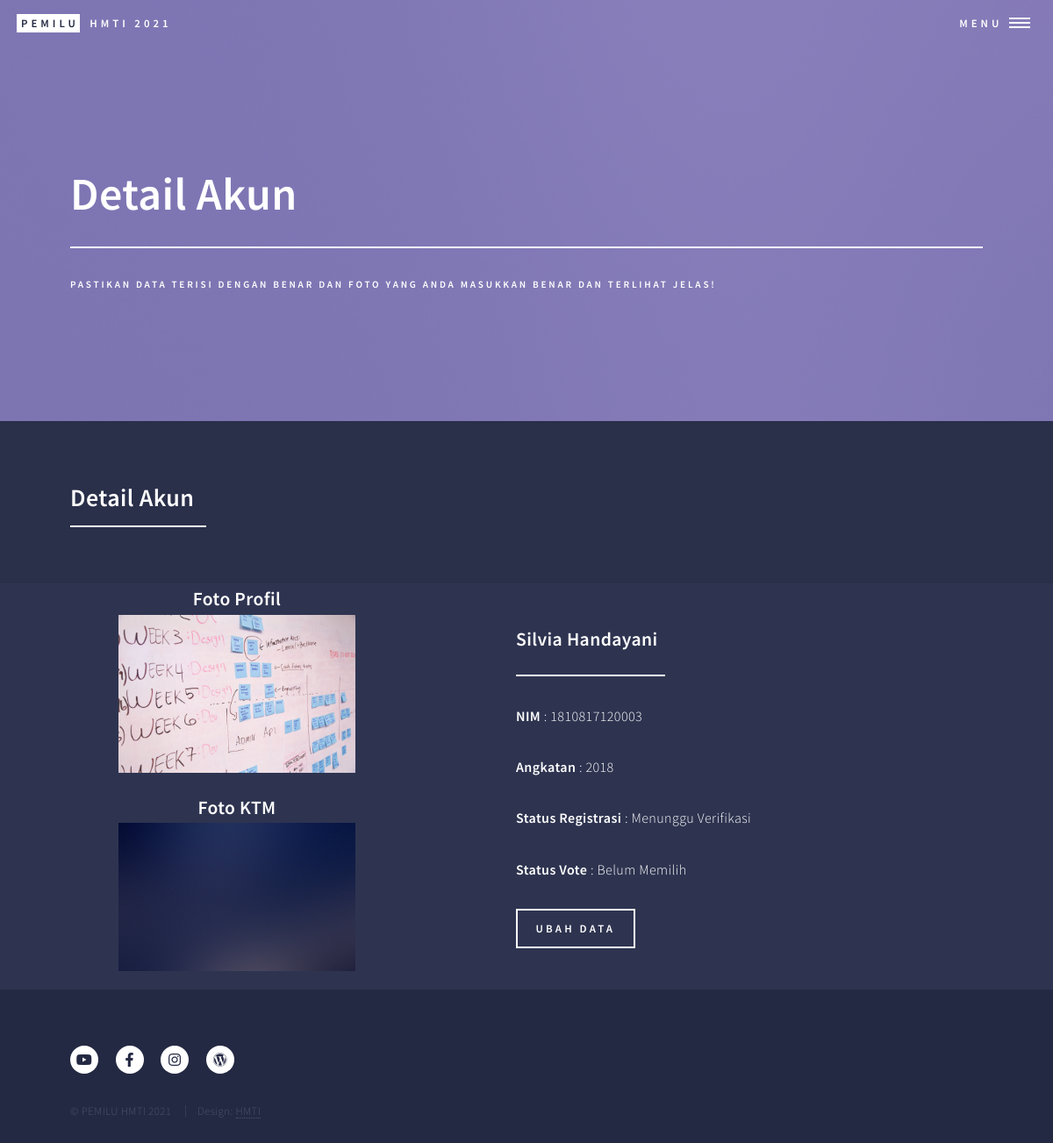
Page /detail_user.php (signed in) on the committed database.
### tables this page shows
CREATE TABLE `user` (
  `nim_user` varchar(15) NOT NULL,
  `nama_user` varchar(50) NOT NULL,
  `angkatan` int(11) NOT NULL,
  `password` varchar(20) NOT NULL,
  `foto_user` varchar(250) NOT NULL,
  `foto_ktm` varchar(250) NOT NULL,
  `status_registrasi` varchar(20) NOT NULL,
  `status_vote` varchar(20) NOT NULL
);

### detail_user.php (the view, shortened to what this page needs)
<?php
require_once("ceklogin.php");
$nim = @($_SESSION['login_user']);
$ambildata=$pdo_conn->prepare("SELECT * FROM user WHERE nim_user=".$nim);
$ambildata->execute();
$biodata = $ambildata->fetchAll();
?>
<!DOCTYPE HTML>
<html>
<head>
    <link rel="stylesheet" href="assets/css/main.css" />
</head>
<body class="is-preload">
    <div id="wrapper">
        <header id="header" class="alt">
            <a href="beranda.html" class="logo"><strong>Pemilu</strong> <span>HMTI 2021</span></a>
            <nav>
                <a href="#menu">Menu</a>
            </nav>
        </header>
        <section id="banner" class="style2">
            <div class="inner">
                <header class="major">
                    <h1>Detail Akun</h1>
                </header>
                <div class="content">
                    <p>Pastikan Data Terisi dengan Benar dan Foto yang Anda Masukkan Benar dan Terlihat Jelas!</p>
                </div>
            </div>
        </section>
        <div id="main">
            <section id="one">
                <div class="inner">
                    <header class="major">
                        <h2>Detail Akun</h2>
                    </header>
                </div>
            </section>
            <section id="two" class="spotlights">
                <section>
                    <a href="#" class="image">
                        <center>
                            <h3>Foto Profil
                                <div style="width:50%;"> <img src="images/<?php echo $biodata[0]["foto_user"]; ?>"
                                        alt="" data-position="center center" /></div>
                            </h3>
                        </center>
                        <center>
                            <h3>Foto KTM
                                <div style="width:50%;"> <img src="images/<?php echo $biodata[0]["foto_ktm"]; ?>" alt=""
                                        data-position="center center" /> </div>
                            </h3>
                        </center>
                    </a>
                    <div class="content">
                        <div class="inner">
                            <header class="major">
                                <div class="nama_user">
                                    <h3><?php echo $biodata[0]["nama_user"]; ?></h3>
                                </div>
                            </header>
                            <div class="nim_user">
                                <p><b>NIM</b> : <?php echo $biodata[0]["nim_user"]; ?></p>
                            </div>
                            <div class="angkatan_user">
                                <p><b>Angkatan</b> : <?php echo $biodata[0]["angkatan"]; ?></p>
                            </div>
                            <div class="status vote">
                                <p><b>Status Registrasi</b> : <?php echo $biodata[0]["status_registrasi"]; ?></p>
                            </div>
                            <div class="status vote">
                                <p><b>Status Vote</b> : <?php echo $biodata[0]["status_vote"]; ?></p>
                            </div>
                            <?php
                            if($biodata[0]["status_registrasi"]=="Menunggu Verifikasi"){ ?>
                            <ul class="actions">
                                <li><a href="ubahDataUser.php?nim=<?php echo $biodata[0]['nim_user']; ?>"
                                        class="button">Ubah Data</a></li>
                            </ul>
                            <?php }?>
                        </div>
                    </div>
                </section>
        </div>
        <footer id="footer">
            <div class="inner">
                <ul class="icons">
                    <li><a href="https://www.youtube.com/channel/UCBWvors8mO16aa-GCyscrKw"
                            class="icon brands alt fa-youtube"><span class="label">Twitter</span></a></li>
                    <li><a href="https://www.facebook.com/HMTIFTunlam/" class="icon brands alt fa-facebook-f"></a></li>
                    <li><a href="https://www.instagram.com/hmti_ftulm/" class="icon brands alt fa-instagram"></a></li>
                    <li><a href="https://www.hmti.ft.ulm.ac.id/" class="icon brands alt fa-wordpress"></a></li>
                </ul>
                <ul class="copyright">
                    <li>&copy; PEMILU HMTI 2021</li>
                    <li>Design: <a href="https://www.hmti.ft.ulm.ac.id/">HMTI</a></li>
                </ul>
            </div>
        </footer>
    </div>
</body>
</html>

### rows in the picture
user: foto_user (picture), foto_ktm (picture), nama_user "Silvia Handayani", nim_user "1810817120003", angkatan "2018", status_registrasi "Menunggu Verifikasi", status_vote "Belum Memilih"
